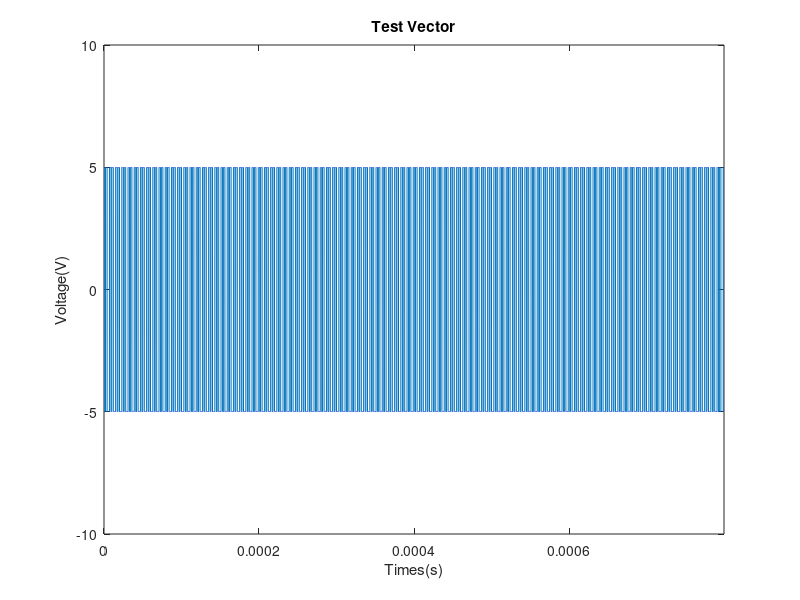
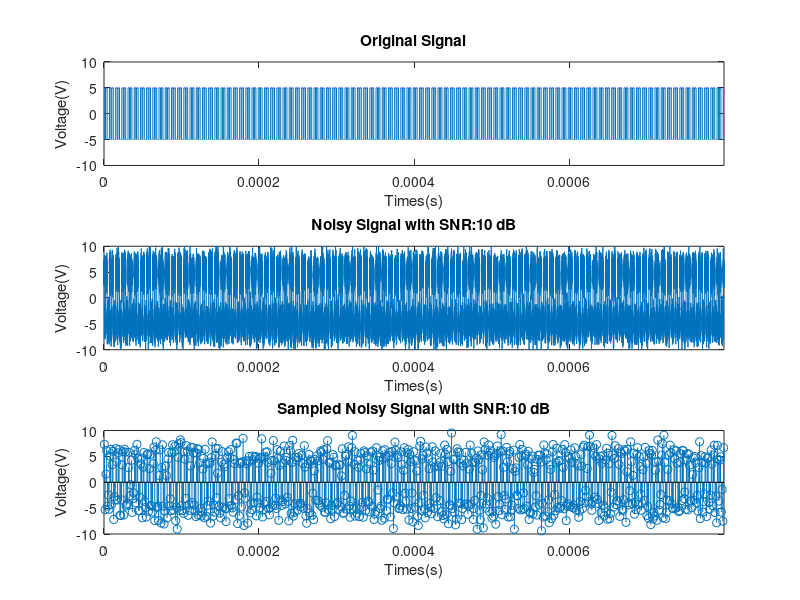

The MATLAB source for these figures, in order: (Note: this script raises an error after producing the figures.)
%% EECS 4214 Lab 5 Niruyan Rakulan 214343438
%% 10 db
% 1.1 %%%%%%%%%%%%%%%%%%%%%%%%%%%%%%%%%%%%%%%%%%%
close all;
clear all;
clc;

%given sequence
seq=[1 0 1 1 0 0 0 1];

%repeat 100 times
test=repmat(seq,1,100);

%map to voltages
v_test=test*10-5;

%geneate waveform
sample_time=10e-9;
t=0:sample_time:1e-6*length(test)-sample_time;
i=1e-6;
n=1;
for j=1:length(t)
    if t(j)<=n*i
        y(j)=v_test(n);
    else
        n=n+1;
        y(j)=v_test(n);
        
    end
end

plot(t,y);
title('Test Vector');
xlabel('Times(s)');
ylabel('Voltage(V)');
axis([min(t) max(t) -10 10]);


% 1.2 noise%%%%%%%%%%%%%%%%%%%%%%%%%%%%%%%%%%%%%%%%
SNR=10;
z=awgn(y,SNR,'measured');
figure;
subplot(3,1,1);
plot(t,y);
title('Original Signal');
xlabel('Times(s)');
ylabel('Voltage(V)');
axis([min(t) max(t) -10 10]);
subplot(3,1,2);
plot(t,z);
title(['Noisy Signal with SNR:',num2str(SNR),' dB'])
xlabel('Times(s)');
ylabel('Voltage(V)');
axis([min(t) max(t) -10 10]);


% 1.3 Sample%%%%%%%%%%%%%%%%%%%%%%%%%%%%%%%%%%%%%%%%%%%
%Since 100 samples per pulse, take 50 (i.e 50 , 150, 250 index of y) to get half
for j=1:length(test)
    s_time(j)=t((2*j-1)*50);
    sample(j)=z((2*j-1)*50);
end

subplot(3,1,3);
stem(s_time,sample);
title(['Sampled Noisy Signal with SNR:',num2str(SNR),' dB'])
xlabel('Times(s)');
ylabel('Voltage(V)');
axis([min(t) max(t) -10 10]);

% 1.4 Detection%%%%%%%%%%%%%%%%%%%%%%%%%%%%%%%%%%%%%%%%%%%% threshold at 0
yo=0;
for j=1:length(test)
    if sample(j)>yo
        detect(j)=1;
    else
        detect(j)=0;
    end
end

errors=0;
for j=1:length(detect)
    if (detect(j)~=test(j))
        errors=errors+1;
    end
end

figure;
h=histogram(z);
morebins(h);
title(['PDF with SNR:',num2str(SNR),' dB']);
xlabel('Time(s)');
ylabel('Occurrences');

BER=errors/length(test);

fprintf('BER of %f, and Threshold of %f, at SNR of %i dB \n',BER,yo,SNR);
%% 8 db
% 1.1 %%%%%%%%%%%%%%%%%%%%%%%%%%%%%%%%%%%%%%%%%%%
close all;
clear all;
clc;

%given sequence
seq=[1 0 1 1 0 0 0 1];

%repeat 100 times
test=repmat(seq,1,100);

%map to voltages
v_test=test*10-5;

%geneate waveform
sample_time=10e-9;
t=0:sample_time:1e-6*length(test)-sample_time;
i=1e-6;
n=1;
for j=1:length(t)
    if t(j)<=n*i
        y(j)=v_test(n);
    else
        n=n+1;
        y(j)=v_test(n);
        
    end
end

plot(t,y);
title('Test Vector');
xlabel('Times(s)');
ylabel('Voltage(V)');
axis([min(t) max(t) -10 10]);


% 1.2 noise%%%%%%%%%%%%%%%%%%%%%%%%%%%%%%%%%%%%%%%%
SNR=8;
z=awgn(y,SNR,'measured');
figure;
subplot(3,1,1);
plot(t,y);
title('Original Signal');
xlabel('Times(s)');
ylabel('Voltage(V)');
axis([min(t) max(t) -10 10]);
subplot(3,1,2);
plot(t,z);
title(['Noisy Signal with SNR:',num2str(SNR),' dB'])
xlabel('Times(s)');
ylabel('Voltage(V)');
axis([min(t) max(t) -10 10]);


% 1.3 Sample%%%%%%%%%%%%%%%%%%%%%%%%%%%%%%%%%%%%%%%%%%%
%Since 100 samples per pulse, take 50 (i.e 50 , 150, 250 index of y) to get half
for j=1:length(test)
    s_time(j)=t((2*j-1)*50);
    sample(j)=z((2*j-1)*50);
end

subplot(3,1,3);
stem(s_time,sample);
title(['Sampled Noisy Signal with SNR:',num2str(SNR),' dB'])
xlabel('Times(s)');
ylabel('Voltage(V)');
axis([min(t) max(t) -10 10]);

% 1.4 Detection%%%%%%%%%%%%%%%%%%%%%%%%%%%%%%%%%%%%%%%%%%%% threshold at 0
yo=0;
for j=1:length(test)
    if sample(j)>yo
        detect(j)=1;
    else
        detect(j)=0;
    end
end

errors=0;
for j=1:length(detect)
    if (detect(j)~=test(j))
        errors=errors+1;
    end
end

figure;
h=histogram(z);
morebins(h);
title(['PDF with SNR:',num2str(SNR),' dB']);
xlabel('Time(s)');
ylabel('Occurrences');

BER=errors/length(test);

fprintf('BER of %f, and Threshold of %f, at SNR of %i dB \n',BER,yo,SNR);

%% 6 db
% 1.1 %%%%%%%%%%%%%%%%%%%%%%%%%%%%%%%%%%%%%%%%%%%
close all;
clear all;
clc;

%given sequence
seq=[1 0 1 1 0 0 0 1];

%repeat 100 times
test=repmat(seq,1,100);

%map to voltages
v_test=test*10-5;

%geneate waveform
sample_time=10e-9;
t=0:sample_time:1e-6*length(test)-sample_time;
i=1e-6;
n=1;
for j=1:length(t)
    if t(j)<=n*i
        y(j)=v_test(n);
    else
        n=n+1;
        y(j)=v_test(n);
        
    end
end

plot(t,y);
title('Test Vector');
xlabel('Times(s)');
ylabel('Voltage(V)');
axis([min(t) max(t) -10 10]);


% 1.2 noise%%%%%%%%%%%%%%%%%%%%%%%%%%%%%%%%%%%%%%%%
SNR=6;
z=awgn(y,SNR,'measured');
figure;
subplot(3,1,1);
plot(t,y);
title('Original Signal');
xlabel('Times(s)');
ylabel('Voltage(V)');
axis([min(t) max(t) -10 10]);
subplot(3,1,2);
plot(t,z);
title(['Noisy Signal with SNR:',num2str(SNR),' dB'])
xlabel('Times(s)');
ylabel('Voltage(V)');
axis([min(t) max(t) -15 15]);


% 1.3 Sample%%%%%%%%%%%%%%%%%%%%%%%%%%%%%%%%%%%%%%%%%%%
%Since 100 samples per pulse, take 50 (i.e 50 , 150, 250 index of y) to get half
for j=1:length(test)
    s_time(j)=t((2*j-1)*50);
    sample(j)=z((2*j-1)*50);
end

subplot(3,1,3);
stem(s_time,sample);
title(['Sampled Noisy Signal with SNR:',num2str(SNR),' dB'])
xlabel('Times(s)');
ylabel('Voltage(V)');
axis([min(t) max(t) -15 15]);

% 1.4 Detection%%%%%%%%%%%%%%%%%%%%%%%%%%%%%%%%%%%%%%%%%%%% threshold at 0
yo=0;
for j=1:length(test)
    if sample(j)>yo
        detect(j)=1;
    else
        detect(j)=0;
    end
end

errors=0;
for j=1:length(detect)
    if (detect(j)~=test(j))
        errors=errors+1;
    end
end

figure;
h=histogram(z);
morebins(h);
title(['PDF with SNR:',num2str(SNR),' dB']);
xlabel('Time(s)');
ylabel('Occurrences');

BER=errors/length(test);

fprintf('BER of %f, and Threshold of %f, at SNR of %i dB \n',BER,yo,SNR);

%% 4 db
% 1.1 %%%%%%%%%%%%%%%%%%%%%%%%%%%%%%%%%%%%%%%%%%%
close all;
clear all;
clc;

%given sequence
seq=[1 0 1 1 0 0 0 1];

%repeat 100 times
test=repmat(seq,1,100);

%map to voltages
v_test=test*10-5;

%geneate waveform
sample_time=10e-9;
t=0:sample_time:1e-6*length(test)-sample_time;
i=1e-6;
n=1;
for j=1:length(t)
    if t(j)<=n*i
        y(j)=v_test(n);
    else
        n=n+1;
        y(j)=v_test(n);
        
    end
end

plot(t,y);
title('Test Vector');
xlabel('Times(s)');
ylabel('Voltage(V)');
axis([min(t) max(t) -10 10]);


% 1.2 noise%%%%%%%%%%%%%%%%%%%%%%%%%%%%%%%%%%%%%%%%
SNR=4;
z=awgn(y,SNR,'measured');
figure;
subplot(3,1,1);
plot(t,y);
title('Original Signal');
xlabel('Times(s)');
ylabel('Voltage(V)');
axis([min(t) max(t) -10 10]);
subplot(3,1,2);
plot(t,z);
title(['Noisy Signal with SNR:',num2str(SNR),' dB'])
xlabel('Times(s)');
ylabel('Voltage(V)');
axis([min(t) max(t) -15 15]);


% 1.3 Sample%%%%%%%%%%%%%%%%%%%%%%%%%%%%%%%%%%%%%%%%%%%
%Since 100 samples per pulse, take 50 (i.e 50 , 150, 250 index of y) to get half
for j=1:length(test)
    s_time(j)=t((2*j-1)*50);
    sample(j)=z((2*j-1)*50);
end

subplot(3,1,3);
stem(s_time,sample);
title(['Sampled Noisy Signal with SNR:',num2str(SNR),' dB'])
xlabel('Times(s)');
ylabel('Voltage(V)');
axis([min(t) max(t) -15 15]);

% 1.4 Detection%%%%%%%%%%%%%%%%%%%%%%%%%%%%%%%%%%%%%%%%%%%% threshold at 0
yo=0;
for j=1:length(test)
    if sample(j)>yo
        detect(j)=1;
    else
        detect(j)=0;
    end
end

errors=0;
for j=1:length(detect)
    if (detect(j)~=test(j))
        errors=errors+1;
    end
end

figure;
h=histogram(z);
morebins(h);
title(['PDF with SNR:',num2str(SNR),' dB']);
xlabel('Time(s)');
ylabel('Occurrences');

BER=errors/length(test);

fprintf('BER of %f, and Threshold of %f, at SNR of %i dB \n',BER,yo,SNR);

%% 2 db
% 1.1 %%%%%%%%%%%%%%%%%%%%%%%%%%%%%%%%%%%%%%%%%%%
close all;
clear all;
clc;

%given sequence
seq=[1 0 1 1 0 0 0 1];

%repeat 100 times
test=repmat(seq,1,100);

%map to voltages
v_test=test*10-5;

%geneate waveform
sample_time=10e-9;
t=0:sample_time:1e-6*length(test)-sample_time;
i=1e-6;
n=1;
for j=1:length(t)
    if t(j)<=n*i
        y(j)=v_test(n);
    else
        n=n+1;
        y(j)=v_test(n);
        
    end
end

plot(t,y);
title('Test Vector');
xlabel('Times(s)');
ylabel('Voltage(V)');
axis([min(t) max(t) -10 10]);


% 1.2 noise%%%%%%%%%%%%%%%%%%%%%%%%%%%%%%%%%%%%%%%%
SNR=2;
z=awgn(y,SNR,'measured');
figure;
subplot(3,1,1);
plot(t,y);
title('Original Signal');
xlabel('Times(s)');
ylabel('Voltage(V)');
axis([min(t) max(t) -15 15]);
subplot(3,1,2);
plot(t,z);
title(['Noisy Signal with SNR:',num2str(SNR),' dB'])
xlabel('Times(s)');
ylabel('Voltage(V)');
axis([min(t) max(t) -15 15]);


% 1.3 Sample%%%%%%%%%%%%%%%%%%%%%%%%%%%%%%%%%%%%%%%%%%%
%Since 100 samples per pulse, take 50 (i.e 50 , 150, 250 index of y) to get half
for j=1:length(test)
    s_time(j)=t((2*j-1)*50);
    sample(j)=z((2*j-1)*50);
end

subplot(3,1,3);
stem(s_time,sample);
title(['Sampled Noisy Signal with SNR:',num2str(SNR),' dB'])
xlabel('Times(s)');
ylabel('Voltage(V)');
axis([min(t) max(t) -15 15]);

% 1.4 Detection%%%%%%%%%%%%%%%%%%%%%%%%%%%%%%%%%%%%%%%%%%%% threshold at 0
yo=0;
for j=1:length(test)
    if sample(j)>yo
        detect(j)=1;
    else
        detect(j)=0;
    end
end

errors=0;
for j=1:length(detect)
    if (detect(j)~=test(j))
        errors=errors+1;
    end
end

figure;
h=histogram(z);
morebins(h);
title(['PDF with SNR:',num2str(SNR),' dB']);
xlabel('Time(s)');
ylabel('Occurrences');

BER=errors/length(test);

fprintf('BER of %f, and Threshold of %f, at SNR of %i dB \n',BER,yo,SNR)

%% BER vs SNR

figure;
BER_A=[0.002500 0.005000 0.030000 0.062500 0.112500];
SNR_A=[10 8 6 4 2];
plot(SNR_A,log10(BER_A));
title('log(BER) vs SNR with Threshold at 0');
xlabel('SNR(dB)');
ylabel('log(BER)');